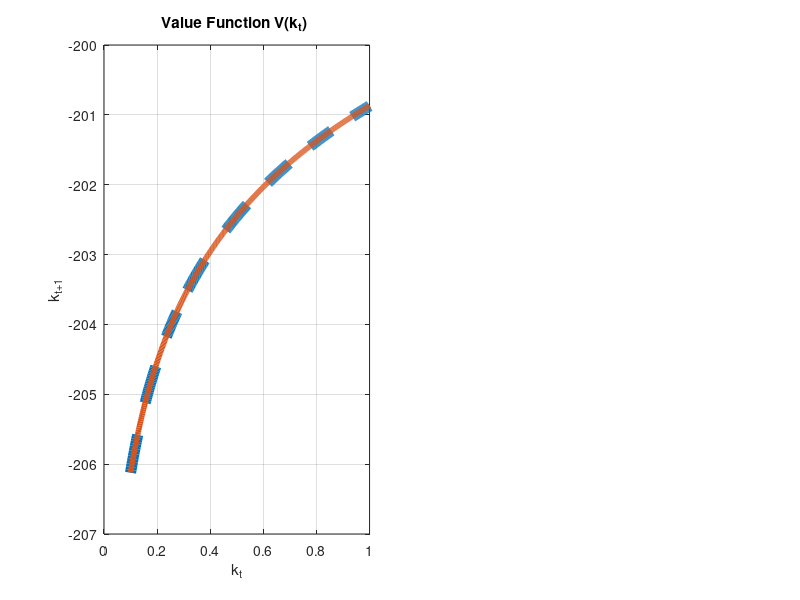

MATLAB code for this plot: (Note: this script raises an error after producing the figure.)
% TI1_00_main
% =========================================================================
% Author: Jacob Hartwig (jhartwig@uchicago.edu)
% Date: 231109
% Version: 1.0 231109 JH Initial Release
%            -
%
% Source:
%
% Description:
%       - setup workspace environment
%
% Required Input:
%
% Output:
%
% Improvements:
%       -
%       -
%
%=========================================================================



%%%%%%%%%%%%%%%%%%%%%%%%%%%%%%%%%%%%%%%%%%%%%%%%%%%%%%%%%%%%%%%%%%%%%%%%%%%
%% %%% 00a SETUP %%%
%%%%%%%%%%%%%%%%%%%%%%%%%%%%%%%%%%%%%%%%%%%%%%%%%%%%%%%%%%%%%%%%%%%%%%%%%%%

% define model parameters
beta = 0.99;
z    = 1.00;
alpha= 0.70;

% define depreciation rate
delta= 1;

% define computation parameters
tol = 10^-6;
gN   = 500;
iterMax = 10000;
Vhistory = nan(gN,iterMax);

% define the utility function
u =@(c) log(c)

% Create k grid
kbar = [0.1 (z./(delta))^(1/(1-alpha)) ];
gridK= [kbar(1):(kbar(2)-kbar(1))/(gN-1):kbar(2)]'

% definex C for a given k and k' using the budget constraint
cGivenKK = @(k,kprime) z.*k.^alpha + (1-delta).*k - kprime

%%%%%%%%%%%%%%%%%%%%%%%%%%%%%%%%%%%%%%%%%%%%%%%%%%%%%%%%%%%%%%%%%%%%%%%%%%%
%% %%% 01A Delta = 1, gN=500 %%%
%%%%%%%%%%%%%%%%%%%%%%%%%%%%%%%%%%%%%%%%%%%%%%%%%%%%%%%%%%%%%%%%%%%%%%%%%%%

% define constants as derived in Q1
A = 1/(1-beta).*(log(z) + log(1-alpha*beta)+alpha * beta/ (1-alpha * beta) *log(alpha * beta));
B = alpha / (1-alpha * beta);

% define theoretical value & policy function function
Vtrue = @(k) A + B * log(k)
Ptrue = @(k) (beta*B*z*k.^alpha)./(beta*B+1)

%%%%%%%%%%%%%%%%%%%%%%%%%%%%%%%
% %%% 01A CALCULATE value & policy function %%%
%%%%%%%%%%%%%%%%%%%%%%%%%%%%%%%

% initialize value function iteration (VFI)
Vdiff=10; iter=0; 

% define initial value function guess
V = 0.* gridK;

% define objects to track v_n at each iteration
Vhistory(:,1) = V; VdiffH = nan(1,iterMax);

% run VFI
while Vdiff>tol & iter <iterMax
    cfeasible = cGivenKK(gridK,gridK')>=0;
    c = cGivenKK(gridK,gridK') .* cfeasible;
    [Vnew , index] = max( u(c) + beta* V',[], 2   );
    Vdiff = sum((Vnew- V).^2); V= Vnew; iter = iter+1;

    % store history
    VdiffH(iter) = Vdiff./tol; Vhistory(:,iter) = V;
end
%VdiffH(1000:iter+1)
iter

%%%%%%%%%%%%%%%%%%%%%%%%%%%%%%%
% %%% 01A PLOT value & policy function %%%
%%%%%%%%%%%%%%%%%%%%%%%%%%%%%%%

figure; set(gcf,'position',[400,800,1500,600]);
p =subplot(1,2,1);
plot(gridK, Vtrue(gridK),'--', 'LineWidth',8); grid on; hold on; ylabel('k_{t+1}'); xlabel('k_{t}');
plot(gridK, Vhistory(:,[iter]), 'LineWidth',4); title('Value Function V(k_t) '); p.FontSize =30;


p = subplot(1,2,2);
plot(gridK, Ptrue(gridK),'--', 'LineWidth',8); grid on; hold on; ylabel('k_{t+1}'); xlabel('k_{t}');
plot(gridK, gridK(index) , 'LineWidth',4); title('Policy Function k_{t+1}(k_t) '); p.FontSize =30;
legend([{'Theoretial'} {'VFI'} ],'Location','southeast');

saveas(gcf,'plots/Q2a.png');

% [Vtrue(gridK)   Vhistory(:,[iter])]
% [Ptrue(gridK)   gridK(index)]

%%%%%%%%%%%%%%%%%%%%%%%%%%%%%%%%%%%%%%%%%%%%%%%%%%%%%%%%%%%%%%%%%%%%%%%%%%%
%% %%% 01B Delta = 0.5, gN=500 %%%
%%%%%%%%%%%%%%%%%%%%%%%%%%%%%%%%%%%%%%%%%%%%%%%%%%%%%%%%%%%%%%%%%%%%%%%%%%%

gN   = 2000; Vhistory = nan(gN,iterMax);
% define depreciation rate
delta= 0.5;

% update k grid
kbar = [0.1 (z./(delta))^(1/(1-alpha)) ];
gridK= [kbar(1):(kbar(2)-kbar(1))/(gN-1):kbar(2)]'

% define C for a given k and k' using the budget constraint
cGivenKK = @(k,kprime) z.*k.^alpha + (1-delta).*k - kprime

% theoretical steady state values
theoryK_steadystate = (alpha*z*beta/(1-beta+beta*delta))^(1/(1-alpha));
theoryC_steadystate = z*theoryK_steadystate^alpha-delta*theoryK_steadystate;

%(alpha*z*beta/(1-beta+beta*delta))^(1/(1-alpha));

% initialize value function iteration (VFI)
Vdiff=10; iter=0; 

% define initial value function guess
V = 0.* gridK;

% define objects to track v_n at each iteration
Vhistory(:,1) = V; VdiffH = nan(1,iterMax);

% run VFI
while Vdiff>tol & iter <iterMax
    cfeasible = cGivenKK(gridK,gridK')>=0;
    c = cGivenKK(gridK,gridK') .* cfeasible;
    [Vnew , index] = max( u(c) + beta* V',[], 2   );
    Vdiff = sum((Vnew- V).^2); V= Vnew; iter = iter+1;

    % store history
    VdiffH(iter) = Vdiff./tol; Vhistory(:,iter) = V;
end
VdiffH(iter-5:iter+1)
iter

figure; set(gcf,'position',[400,800,1500,600]);
p =subplot(1,2,1);
plot(gridK, Vhistory(:,[iter]), 'LineWidth',4); grid on; hold on; ylabel('k_{t+1}'); xlabel('k_{t}');
 title('Value Function V(k_t) '); p.FontSize =30;


p = subplot(1,2,2);
plot(gridK, gridK(index) , 'LineWidth',4); grid on; hold on; ylabel('k_{t+1}'); xlabel('k_{t}');
plot(gridK, gridK,'--' , 'LineWidth',2);
title('Policy Function k_{t+1}(k_t) '); p.FontSize =30;
legend([{'VFI'} {'45°'} ],'Location','southeast');

saveas(gcf,'plots/Q2b.png');


[gridK gridK(index) gridK-gridK(index)]

[~,index_steadyK]= min(abs(gridK-gridK(index)));
kplus = gridK(index); K_steadystate = kplus(index_steadyK)
[K_steadystate theoryK_steadystate]

[cGivenKK(K_steadystate,K_steadystate) theoryC_steadystate]
